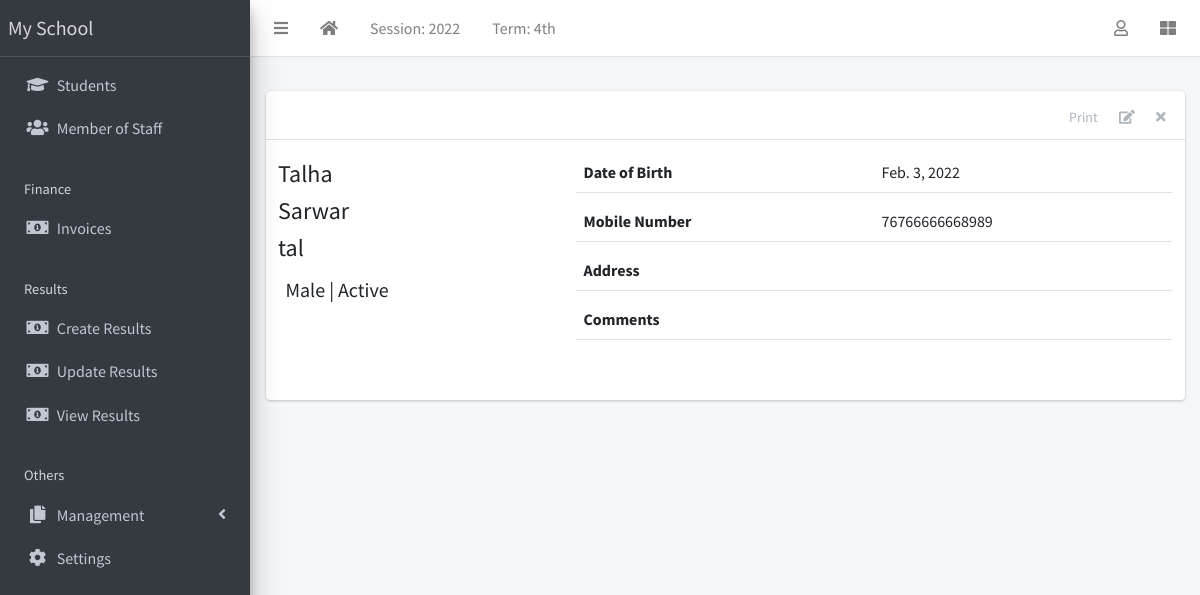
/appURL/getstaffrecord/2, run on the app's committed database.
### schoolapp/models.py (models this page shows, shortened)
class Staff(models.Model):
    statuschoice = [
        ('Active','Active'),
        ('Inactive','Inactive'),
    ]
    genders = [
        ('Male','Male'),
        ('Female','Female'),
    ]
    mobile_num_regex = RegexValidator(
        regex="^[0-9]{10,15}$", message="Entered mobile number isn't in a right format!"
    )
    status = models.CharField(max_length=100,choices=statuschoice,default='Active')
    first_name = models.CharField(max_length=500)
    sur_name = models.CharField(max_length=500)
    other_name = models.CharField(max_length=500, blank=True,null=True)
    gender = models.CharField(max_length=300,choices=genders,default='Male')
    date_of_birth = models.DateField()
    date_of_addmission = models.DateField()
    mobile_no = models.IntegerField(validators=[mobile_num_regex],unique=True)
    address = models.TextField(null=True, blank=True)
    others = models.TextField(null=True, blank=True)

### schoolapp/views.py (the view)
# urls.py: path('getstaffrecord/<int:id>', views.GetStaffRecord,name="getstaffrecord"),
def GetStaffRecord(request,id):
    queryset = Staff.objects.get(id=id)
    return render(request,"schoolapp/getstaffrecord.html",{'staff': queryset})

### schoolapp/templates/schoolapp/getstaffrecord.html (shortened to what this page needs)
{% extends 'base.html' %}
{% block body %}
<div class="content-wrapper">
      <section class="content-header">
      </section>
      <section class="content">
        <div class="container-fluid">
          <div class="row">
            <div class="col-md-12">
              <div class="card">
                <div class="card-header">
                  <div class="card-tools">
                    <a href="#" class="btn btn-tool">Print</a>
                        <a href="/appURL/updatestaff/{{staff.id}}" class="btn btn-tool"><i class="fas fa-edit"></i></a>
                    <a href="/appURL/staff/delete/{{staff.id}}" class="btn btn-tool"><i class="fas fa-times"></i></a>
                  </div>
                </div>
                <div class="card-body">
                  <div class="row">
                    <div class="col">
    <div class="row mb-4">
      <div class="col-sm-4">
        <div class="row mb-2">
          <div class="float-right">
            <h4>{{staff.first_name}} </h4>
            <h4>{{staff.sur_name}}</h4>
            {% if staff.other_name %}
            <h4>{{staff.other_name}}</h4>
            {% endif %}
          </div>
        </div>
        <h5>{{staff.gender}} | {{staff.status}}</h5>
      </div>
      <div class="col-sm-8">
        <div>
          <div class="form-group border-bottom row">
            <label class="col">
              Date of Birth
            </label>
            <div class="col">
             {{staff.date_of_birth}}
            </div>
          </div>
          <div class="form-group border-bottom row">
            <label class="col">
             Mobile Number
            </label>
            <div class="col">
              {{staff.mobile_no}}
            </div>
          </div>
          <div class="form-group border-bottom row">
            <label class="col">
              Address
            </label>
            <div class="col">
            </div>
          </div>
          <div class="form-group border-bottom row">
            <label class="col">
              Comments
            </label>
            <div class="col">
            </div>
          </div>
        </div>
      </div>
    </div>
  	  			</div>
                  </div>
                </div>
              </div>
            </div>
          </div>
        </div>
      </section>
    </div>
{% endblock body %}

### data on the page
Staff: first_name "Talha", sur_name "Sarwar", other_name "tal", gender "Male", status "Active", date_of_birth "Feb. 3, 2022", mobile_no "76766666668989"
